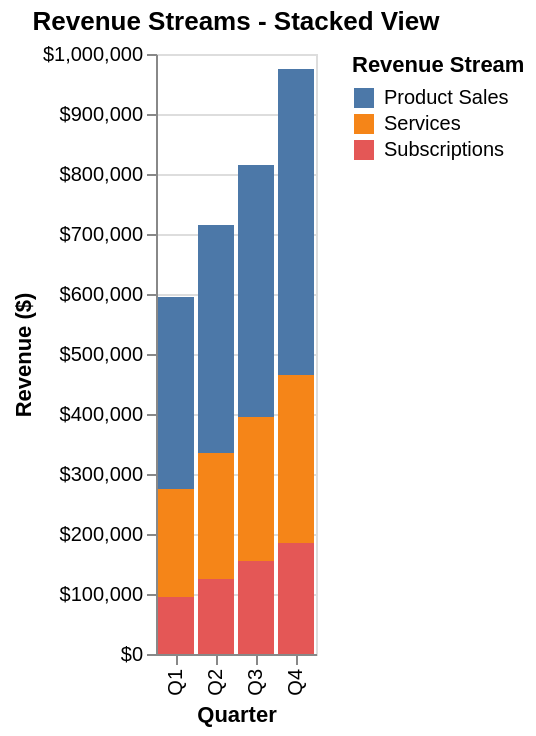

Express this chart as Vega-Lite.
### Vega-Lite specification from a JSON file in a GitHub repository (floating-point values rounded to 4 significant figures)
{"$schema": "https://vega.github.io/schema/vega-lite/v6.json", "description": "Revenue streams by quarter", "data": {"values": [{"quarter": "Q1", "stream": "Product Sales", "revenue": 320000}, {"quarter": "Q1", "stream": "Services", "revenue": 180000}, {"quarter": "Q1", "stream": "Subscriptions", "revenue": 95000}, {"quarter": "Q2", "stream": "Product Sales", "revenue": 380000}, {"quarter": "Q2", "stream": "Services", "revenue": 210000}, {"quarter": "Q2", "stream": "Subscriptions", "revenue": 125000}, {"quarter": "Q3", "stream": "Product Sales", "revenue": 420000}, {"quarter": "Q3", "stream": "Services", "revenue": 240000}, {"quarter": "Q3", "stream": "Subscriptions", "revenue": 155000}, {"quarter": "Q4", "stream": "Product Sales", "revenue": 510000}, {"quarter": "Q4", "stream": "Services", "revenue": 280000}, {"quarter": "Q4", "stream": "Subscriptions", "revenue": 185000}]}, "mark": "bar", "encoding": {"x": {"field": "quarter", "type": "nominal", "axis": {"title": "Quarter"}}, "y": {"field": "revenue", "type": "quantitative", "axis": {"title": "Revenue ($)", "format": "$,.0f"}}, "color": {"field": "stream", "type": "nominal", "legend": {"title": "Revenue Stream"}}}, "title": "Revenue Streams - Stacked View"}
